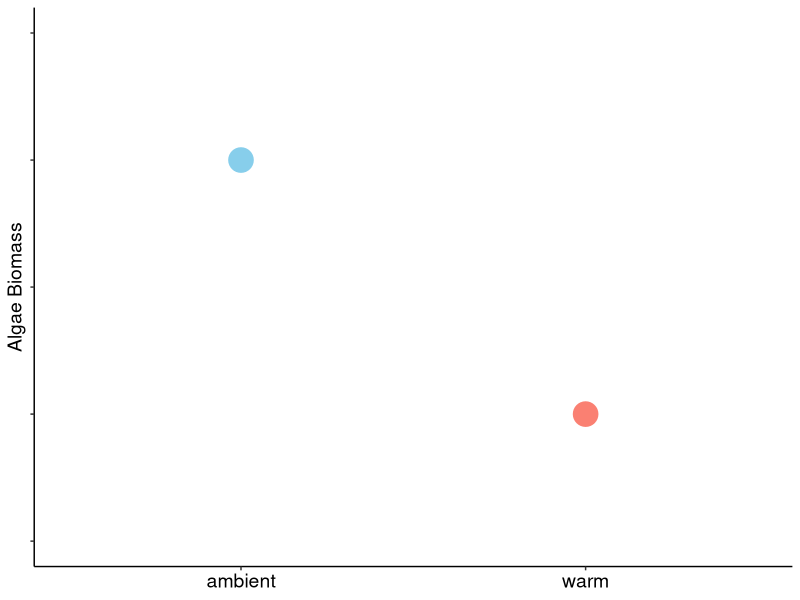
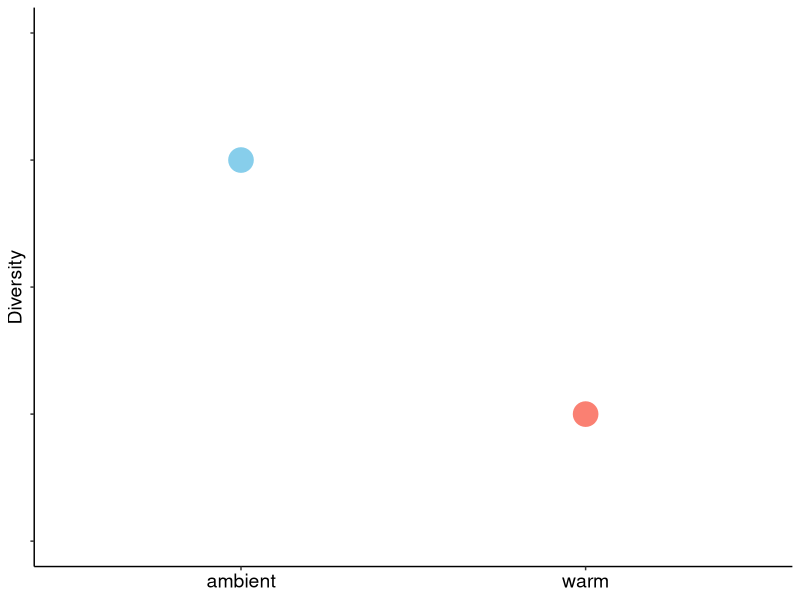
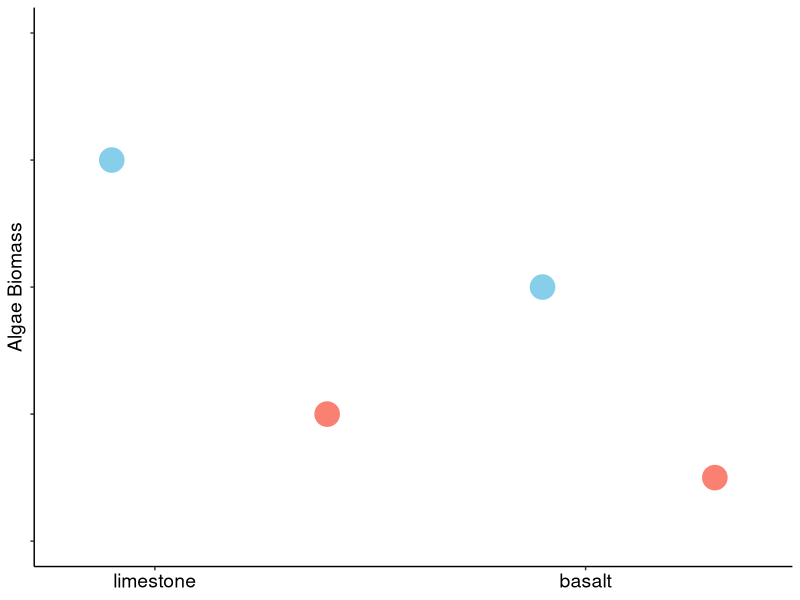
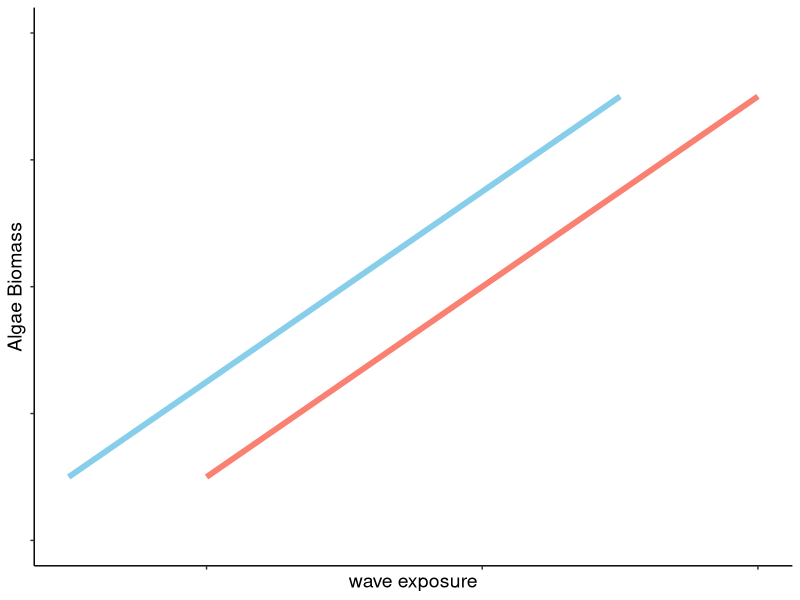
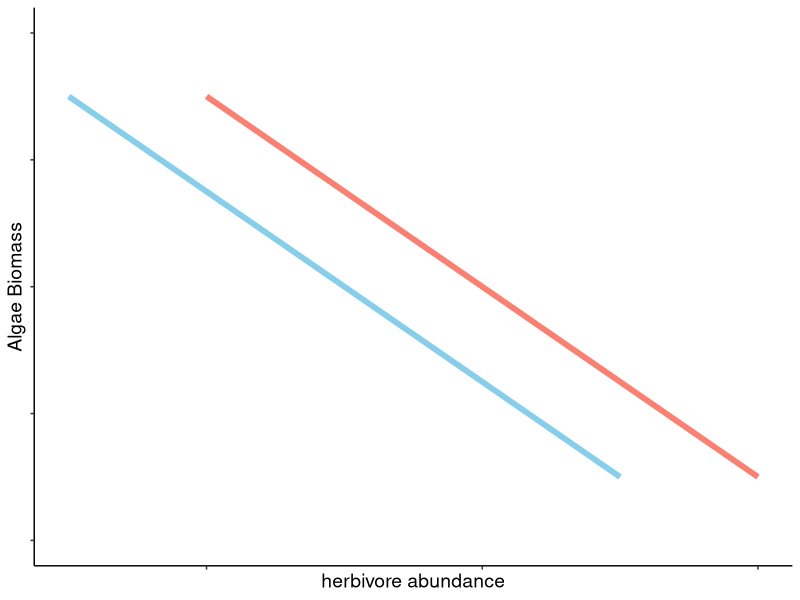
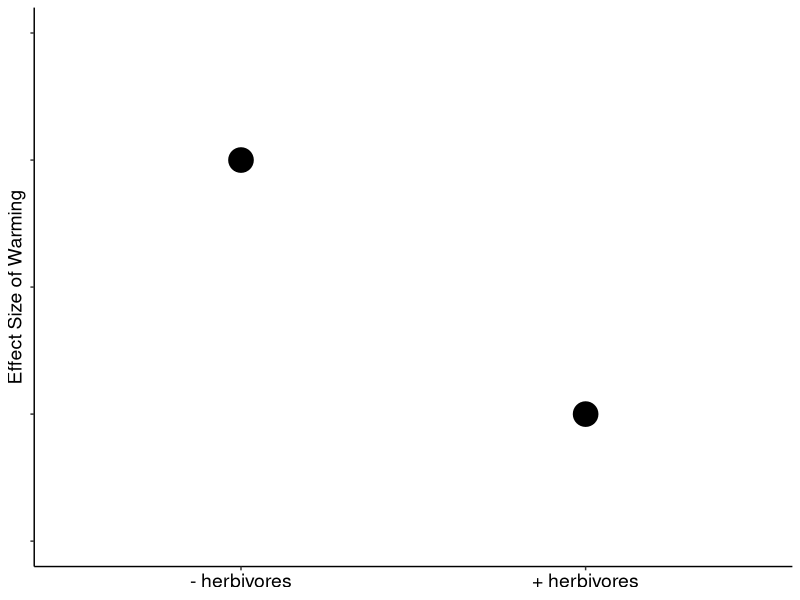

The R script that drew these images, in order:
## ---- chunk 1
library(ggplot2)
## ---- chunk 2
#|code-fold: true
df <- data.frame(
  x = c(1, 3),           
  y = c(3, 1),           
  treatment = c("ambient", "warm")
)

## ---- chunk 3
#|code-fold: true
base_plot<-ggplot(df, aes(x,y,color=treatment))+
  geom_point(size=8)+
  scale_color_manual(values = c("ambient" = "skyblue", "warm" = "salmon"))+
    scale_x_continuous(
      limits = c(0, 4), 
      breaks = c(1, 3), 
      labels = c("ambient", "warm")
  )+
  ylim(0,4)+
  theme_classic()+
  labs(x = NULL)+ 
  theme(
    legend.position = "none",
    axis.text.y = element_blank(),
    axis.title.y = element_text(size = 14),
    axis.text.x = element_text(size = 14, color = "black"))

## ---- chunk 4
#|code-fold: true
base_plot+
labs(y="Algae Biomass") 



## ---- chunk 5
#|code-fold: true
base_plot+
  labs(y="Diversity") 
## ---- chunk 6
#|code-fold: true
df2 <- data.frame(
  x = c(0.5, 3,5.5,7.5),           
  y = c(3, 1, 2,0.5),           
  treatment = c("ambient", "warm"))

ggplot(df2, aes(x,y, color=treatment))+
  geom_point(size=8)+
  scale_color_manual(values = c("ambient" = "skyblue", "warm" = "salmon"))+
    scale_x_continuous(
      limits = c(0, 8), 
      breaks = c(1, 6), 
      labels = c("limestone", "basalt")
  )+
  ylim(0,4)+
  theme_classic()+
  labs(x = NULL,
       y = "Algae Biomass")+ 
  theme(
    legend.position = "none",
    axis.text.y = element_blank(),
    axis.title.y = element_text(size = 14),
    axis.text.x = element_text(size = 14, color = "black"))
## ---- chunk 7
#|code-fold: true
df2 <- data.frame(
  x = c(0.5,1,2.5,3),           
  y = c(.5,.5,3.5,3.5),           
  treatment = c("ambient", "warm"))

ggplot(df2, aes(x,y, color=treatment))+
  geom_line(linewidth = 2)+
  scale_color_manual(values = c("ambient" = "skyblue", "warm" = "salmon"))+
  ylim(0,4)+
  theme_classic()+
  labs(x = "wave exposure",
       y = "Algae Biomass")+ 
  theme(
    legend.position = "none",
    axis.text.y = element_blank(),
    axis.text.x = element_blank(),
    axis.title.y = element_text(size = 14),
    axis.title.x=element_text(size=14))
## ---- chunk 8
#|code-fold: true
df2 <- data.frame(
  x = c(0.5,1,2.5,3),           
  y = c(3.5,3.5,.5,.5),           
  treatment = c("ambient", "warm"))

ggplot(df2, aes(x,y, color=treatment))+
  geom_line(linewidth = 2)+
  scale_color_manual(values = c("ambient" = "skyblue", "warm" = "salmon"))+
  ylim(0,4)+
  theme_classic()+
  labs(x = "herbivore abundance",
       y = "Algae Biomass")+ 
  theme(
    legend.position = "none",
    axis.text.y = element_blank(),
    axis.text.x = element_blank(),
    axis.title.y = element_text(size = 14),
    axis.title.x=element_text(size=14))
## ---- chunk 9
#|code-fold: true
herb_plot<-ggplot(df, aes(x,y))+
  geom_point(size=8)+
    scale_x_continuous(
      limits = c(0, 4), 
      breaks = c(1, 3), 
      labels = c("- herbivores", "+ herbivores")
  )+
  ylim(0,4)+
  theme_classic()+
  labs(x = NULL,
       y = "Effect Size of Warming")+ 
  theme(
    legend.position = "none",
    axis.text.y = element_blank(),
    axis.title.y = element_text(size = 14),
    axis.text.x = element_text(size = 14, color = "black"))
herb_plot
